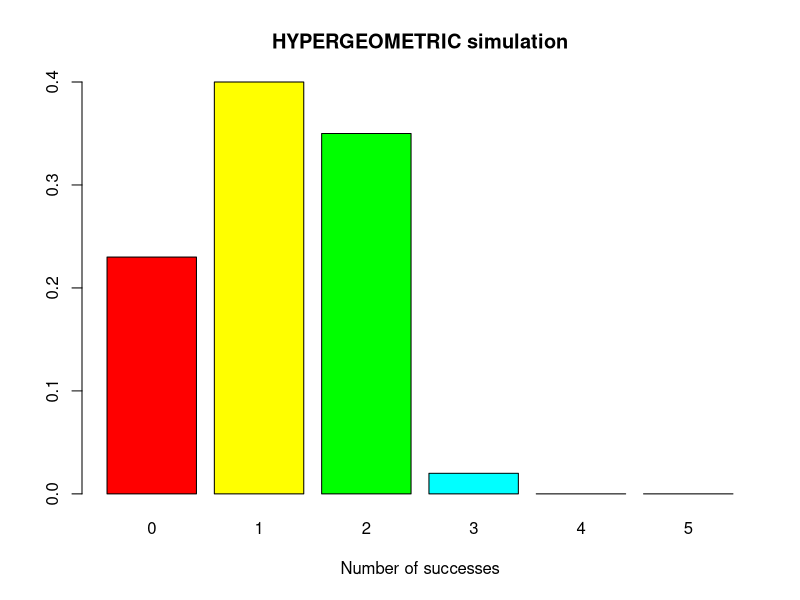

The R source for this figure:
#' myfunction for hypergeom
#'
#' @description Hypergeometric simulation with plot and table
#' @param iter 100
#' @param N population
#' @param r successes
#' @param n sample size
#'
#' @return
#' @export
#'
#' @examples
myhyper=function(iter=100,N=20,r=12,n=5){
  # make a matrix to hold the samples
  #initially filled with NA's
  sam.mat=matrix(NA,nr=n,nc=iter, byrow=TRUE)
  #Make a vector to hold the number of successes over the trials
  succ=c()
  for( i in 1:iter){
    #Fill each column with a new sample
    sam.mat[,i]=sample(rep(c(1,0),c(r,N-r)),n,replace=FALSE)
    #Calculate a statistic from the sample (this case it is the sum)
    succ[i]=sum(sam.mat[,i])
  }
  #Make a table of successes
  succ.tab=table(factor(succ,levels=0:n))
  #Make a barplot of the proportions
  barplot(succ.tab/(iter), col=rainbow(n+1), main="HYPERGEOMETRIC simulation", xlab="Number of successes")
  succ.tab/iter
}
myhyper(iter=100,N=20,r=5,n=5)


